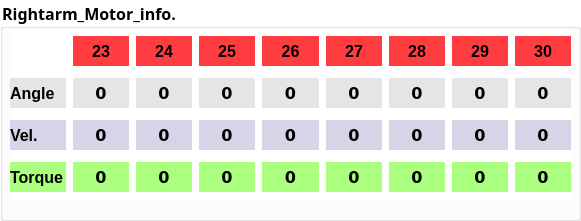
       <widget class="QGroupBox" name="groupBox_8">
        <property name="geometry">
         <rect>
          <x>10</x>
          <y>40</y>
          <width>581</width>
          <height>221</height>
         </rect>
        </property>
        <property name="font">
         <font>
          <family>微軟正黑體</family>
          <pointsize>12</pointsize>
          <weight>75</weight>
          <bold>true</bold>
         </font>
        </property>
        <property name="styleSheet">
         <string notr="true">background-color: rgb(255, 255, 255);</string>
        </property>
        <property name="title">
         <string>Rightarm_Motor_info.</string>
        </property>
        <widget class="QWidget" name="gridLayoutWidget_3">
         <property name="geometry">
          <rect>
           <x>10</x>
           <y>30</y>
           <width>561</width>
           <height>171</height>
          </rect>
         </property>
         <layout class="QGridLayout" name="gridLayout_4">
          <property name="horizontalSpacing">
           <number>7</number>
          </property>
          <item row="2" column="1">
           <widget class="QLabel" name="Rightarm_label_PresentVelocity">
            <property name="maximumSize">
             <size>
              <width>70</width>
              <height>30</height>
             </size>
            </property>
            <property name="font">
             <font>
              <family>Bitstream Vera Sans</family>
              <pointsize>12</pointsize>
              <weight>75</weight>
              <bold>true</bold>
             </font>
            </property>
            <property name="styleSheet">
             <string notr="true">background-color: rgb(214, 212, 231)</string>
            </property>
            <property name="text">
             <string>0</string>
            </property>
            <property name="alignment">
             <set>Qt::AlignCenter</set>
            </property>
           </widget>
          </item>
          <item row="2" column="0">
           <widget class="QLabel" name="RightArm_label_title_presentvelocity">
            <property name="maximumSize">
             <size>
              <width>80</width>
              <height>16777215</height>
             </size>
            </property>
            <property name="font">
             <font>
              <pointsize>12</pointsize>
              <weight>75</weight>
              <bold>true</bold>
             </font>
            </property>
            <property name="styleSheet">
             <string notr="true">background-color: rgb(214, 212, 231)</string>
            </property>
            <property name="text">
             <string>Vel.</string>
            </property>
           </widget>
          </item>
          <item row="3" column="0">
           <widget class="QLabel" name="RightArm_label_title_presenttorque">
            <property name="maximumSize">
             <size>
              <width>80</width>
              <height>16777215</height>
             </size>
            </property>
            <property name="font">
             <font>
              <pointsize>12</pointsize>
              <weight>75</weight>
              <bold>true</bold>
             </font>
            </property>
            <property name="styleSheet">
             <string notr="true">background-color: rgb(170, 255, 127);</string>
            </property>
            <property name="text">
             <string>Torque</string>
            </property>
           </widget>
          </item>
          <item row="1" column="0">
           <widget class="QLabel" name="RightArm_label_title_presentangle">
            <property name="maximumSize">
             <size>
              <width>80</width>
              <height>16777215</height>
             </size>
            </property>
            <property name="font">
             <font>
              <pointsize>12</pointsize>
              <weight>75</weight>
              <bold>true</bold>
             </font>
            </property>
            <property name="styleSheet">
             <string notr="true">background-color: rgb(229, 229, 229)</string>
            </property>
            <property name="text">
             <string>Angle</string>
            </property>
           </widget>
          </item>
          <item row="0" column="4">
           <widget class="QLabel" name="Rightarm_label_ID_4">
            <property name="maximumSize">
             <size>
              <width>70</width>
              <height>30</height>
             </size>
            </property>
            <property name="font">
             <font>
              <pointsize>12</pointsize>
              <weight>75</weight>
              <italic>false</italic>
              <bold>true</bold>
             </font>
            </property>
            <property name="styleSheet">
             <string notr="true">background-color :rgb(255, 60, 63)</string>
            </property>
            <property name="text">
             <string>26</string>
            </property>
            <property name="alignment">
             <set>Qt::AlignCenter</set>
            </property>
           </widget>
          </item>
          <item row="0" column="2">
           <widget class="QLabel" name="Rightarm_label_ID_2">
            <property name="maximumSize">
             <size>
              <width>70</width>
              <height>30</height>
             </size>
            </property>
            <property name="font">
             <font>
              <pointsize>12</pointsize>
              <weight>75</weight>
              <italic>false</italic>
              <bold>true</bold>
             </font>
            </property>
            <property name="styleSheet">
             <string notr="true">background-color :rgb(255, 60, 63)</string>
            </property>
            <property name="text">
             <string>24</string>
            </property>
            <property name="alignment">
             <set>Qt::AlignCenter</set>
            </property>
           </widget>
          </item>
          <item row="0" column="3">
           <widget class="QLabel" name="Rightarm_label_ID_3">
            <property name="maximumSize">
             <size>
              <width>70</width>
              <height>30</height>
             </size>
            </property>
            <property name="font">
             <font>
              <pointsize>12</pointsize>
              <weight>75</weight>
              <italic>false</italic>
              <bold>true</bold>
             </font>
            </property>
            <property name="styleSheet">
             <string notr="true">background-color :rgb(255, 60, 63)</string>
            </property>
            <property name="text">
             <string>25</string>
            </property>
            <property name="alignment">
             <set>Qt::AlignCenter</set>
            </property>
           </widget>
          </item>
          <item row="0" column="5">
           <widget class="QLabel" name="Rightarm_label_ID_5">
            <property name="maximumSize">
             <size>
              <width>70</width>
              <height>30</height>
             </size>
            </property>
            <property name="font">
             <font>
              <pointsize>12</pointsize>
              <weight>75</weight>
              <italic>false</italic>
              <bold>true</bold>
             </font>
            </property>
            <property name="styleSheet">
             <string notr="true">background-color :rgb(255, 60, 63)</string>
            </property>
            <property name="text">
             <string>27</string>
            </property>
            <property name="alignment">
             <set>Qt::AlignCenter</set>
            </property>
           </widget>
          </item>
          <item row="0" column="1">
           <widget class="QLabel" name="Rightarm_label_ID">
            <property name="maximumSize">
             <size>
              <width>70</width>
              <height>30</height>
             </size>
            </property>
            <property name="font">
             <font>
              <pointsize>12</pointsize>
              <weight>75</weight>
              <italic>false</italic>
              <bold>true</bold>
             </font>
            </property>
            <property name="styleSheet">
             <string notr="true">background-color :rgb(255, 60, 63)</string>
            </property>
            <property name="text">
             <string>23</string>
            </property>
            <property name="alignment">
             <set>Qt::AlignCenter</set>
            </property>
           </widget>
          </item>
          <item row="0" column="6">
           <widget class="QLabel" name="Rightarm_label_ID_6">
            <property name="maximumSize">
             <size>
              <width>70</width>
              <height>30</height>
             </size>
            </property>
            <property name="font">
             <font>
              <pointsize>12</pointsize>
              <weight>75</weight>
              <italic>false</italic>
              <bold>true</bold>
             </font>
            </property>
            <property name="styleSheet">
             <string notr="true">background-color :rgb(255, 60, 63)</string>
            </property>
            <property name="text">
             <string>28</string>
            </property>
            <property name="alignment">
             <set>Qt::AlignCenter</set>
            </property>
           </widget>
          </item>
          <item row="0" column="7">
           <widget class="QLabel" name="Rightarm_label_ID_7">
            <property name="maximumSize">
             <size>
              <width>70</width>
              <height>30</height>
             </size>
            </property>
            <property name="font">
             <font>
              <pointsize>12</pointsize>
              <weight>75</weight>
              <italic>false</italic>
              <bold>true</bold>
             </font>
            </property>
            <property name="styleSheet">
             <string notr="true">background-color :rgb(255, 60, 63)</string>
            </property>
            <property name="text">
             <string>29</string>
            </property>
            <property name="alignment">
             <set>Qt::AlignCenter</set>
            </property>
           </widget>
          </item>
          <item row="0" column="8">
           <widget class="QLabel" name="Rightarm_label_ID_8">
            <property name="maximumSize">
             <size>
              <width>70</width>
              <height>30</height>
             </size>
            </property>
            <property name="font">
             <font>
              <pointsize>12</pointsize>
              <weight>75</weight>
              <italic>false</italic>
              <bold>true</bold>
             </font>
            </property>
            <property name="styleSheet">
             <string notr="true">background-color :rgb(255, 60, 63)</string>
            </property>
            <property name="text">
             <string>30</string>
            </property>
            <property name="alignment">
             <set>Qt::AlignCenter</set>
            </property>
           </widget>
          </item>
          <item row="1" column="1">
           <widget class="QLabel" name="Rightarm_label_PresentAngle">
            <property name="maximumSize">
             <size>
              <width>70</width>
              <height>30</height>
             </size>
            </property>
            <property name="font">
             <font>
              <family>Bitstream Vera Sans</family>
              <pointsize>12</pointsize>
              <weight>75</weight>
              <italic>false</italic>
              <bold>true</bold>
             </font>
            </property>
            <property name="styleSheet">
             <string notr="true">background-color: rgb(229, 229, 229)</string>
            </property>
            <property name="text">
             <string>0</string>
            </property>
            <property name="alignment">
             <set>Qt::AlignCenter</set>
            </property>
           </widget>
          </item>
          <item row="3" column="1">
           <widget class="QLabel" name="Rightarm_label_PresentTorque">
            <property name="maximumSize">
             <size>
              <width>70</width>
              <height>30</height>
             </size>
            </property>
            <property name="font">
             <font>
              <family>Bitstream Vera Sans</family>
              <pointsize>12</pointsize>
              <weight>75</weight>
              <bold>true</bold>
             </font>
            </property>
            <property name="styleSheet">
             <string notr="true">background-color: rgb(170, 255, 127);</string>
            </property>
            <property name="text">
             <string>0</string>
            </property>
            <property name="alignment">
             <set>Qt::AlignCenter</set>
            </property>
           </widget>
          </item>
          <item row="1" column="2">
           <widget class="QLabel" name="Rightarm_label_PresentAngle_2">
            <property name="maximumSize">
             <size>
              <width>70</width>
              <height>30</height>
             </size>
            </property>
            <property name="font">
             <font>
              <family>Bitstream Vera Sans</family>
              <pointsize>12</pointsize>
              <weight>75</weight>
              <italic>false</italic>
              <bold>true</bold>
             </font>
            </property>
            <property name="styleSheet">
             <string notr="true">background-color: rgb(229, 229, 229)</string>
            </property>
            <property name="text">
             <string>0</string>
            </property>
            <property name="alignment">
             <set>Qt::AlignCenter</set>
            </property>
           </widget>
          </item>
          <item row="1" column="3">
           <widget class="QLabel" name="Rightarm_label_PresentAngle_3">
            <property name="maximumSize">
             <size>
              <width>70</width>
              <height>30</height>
             </size>
            </property>
            <property name="font">
             <font>
              <family>Bitstream Vera Sans</family>
              <pointsize>12</pointsize>
              <weight>75</weight>
              <italic>false</italic>
              <bold>true</bold>
             </font>
            </property>
            <property name="styleSheet">
             <string notr="true">background-color: rgb(229, 229, 229)</string>
            </property>
            <property name="text">
             <string>0</string>
            </property>
            <property name="alignment">
             <set>Qt::AlignCenter</set>
            </property>
           </widget>
          </item>
          <item row="1" column="4">
           <widget class="QLabel" name="Rightarm_label_PresentAngle_4">
            <property name="maximumSize">
             <size>
              <width>70</width>
              <height>30</height>
             </size>
            </property>
            <property name="font">
             <font>
              <family>Bitstream Vera Sans</family>
              <pointsize>12</pointsize>
              <weight>75</weight>
              <italic>false</italic>
              <bold>true</bold>
             </font>
            </property>
            <property name="styleSheet">
             <string notr="true">background-color: rgb(229, 229, 229)</string>
            </property>
            <property name="text">
             <string>0</string>
            </property>
            <property name="alignment">
             <set>Qt::AlignCenter</set>
            </property>
           </widget>
          </item>
          <item row="1" column="5">
           <widget class="QLabel" name="Rightarm_label_PresentAngle_5">
            <property name="maximumSize">
             <size>
              <width>70</width>
              <height>30</height>
             </size>
            </property>
            <property name="font">
             <font>
              <family>Bitstream Vera Sans</family>
              <pointsize>12</pointsize>
              <weight>75</weight>
              <italic>false</italic>
              <bold>true</bold>
             </font>
            </property>
            <property name="styleSheet">
             <string notr="true">background-color: rgb(229, 229, 229)</string>
            </property>
            <property name="text">
             <string>0</string>
            </property>
            <property name="alignment">
             <set>Qt::AlignCenter</set>
            </property>
           </widget>
          </item>
          <item row="1" column="6">
           <widget class="QLabel" name="Rightarm_label_PresentAngle_6">
            <property name="maximumSize">
             <size>
              <width>70</width>
              <height>30</height>
             </size>
            </property>
            <property name="font">
             <font>
              <family>Bitstream Vera Sans</family>
              <pointsize>12</pointsize>
              <weight>75</weight>
              <italic>false</italic>
              <bold>true</bold>
             </font>
            </property>
            <property name="styleSheet">
             <string notr="true">background-color: rgb(229, 229, 229)</string>
            </property>
            <property name="text">
             <string>0</string>
            </property>
            <property name="alignment">
             <set>Qt::AlignCenter</set>
            </property>
           </widget>
          </item>
          <item row="1" column="7">
           <widget class="QLabel" name="Rightarm_label_PresentAngle_7">
            <property name="maximumSize">
             <size>
              <width>70</width>
              <height>30</height>
             </size>
            </property>
            <property name="font">
             <font>
              <family>Bitstream Vera Sans</family>
              <pointsize>12</pointsize>
              <weight>75</weight>
              <italic>false</italic>
              <bold>true</bold>
             </font>
            </property>
            <property name="styleSheet">
             <string notr="true">background-color: rgb(229, 229, 229)</string>
            </property>
            <property name="text">
             <string>0</string>
            </property>
            <property name="alignment">
             <set>Qt::AlignCenter</set>
            </property>
           </widget>
          </item>
          <item row="1" column="8">
           <widget class="QLabel" name="Rightarm_label_PresentAngle_8">
            <property name="maximumSize">
             <size>
              <width>70</width>
              <height>30</height>
             </size>
            </property>
            <property name="font">
             <font>
              <family>Bitstream Vera Sans</family>
              <pointsize>12</pointsize>
              <weight>75</weight>
              <italic>false</italic>
              <bold>true</bold>
             </font>
            </property>
            <property name="styleSheet">
             <string notr="true">background-color: rgb(229, 229, 229)</string>
            </property>
            <property name="text">
             <string>0</string>
            </property>
            <property name="alignment">
             <set>Qt::AlignCenter</set>
            </property>
           </widget>
          </item>
          <item row="2" column="7">
           <widget class="QLabel" name="Rightarm_label_PresentVelocity_7">
            <property name="maximumSize">
             <size>
              <width>70</width>
              <height>30</height>
             </size>
            </property>
            <property name="font">
             <font>
              <family>Bitstream Vera Sans</family>
              <pointsize>12</pointsize>
              <weight>75</weight>
              <bold>true</bold>
             </font>
            </property>
            <property name="styleSheet">
             <string notr="true">background-color: rgb(214, 212, 231)</string>
            </property>
            <property name="text">
             <string>0</string>
            </property>
            <property name="alignment">
             <set>Qt::AlignCenter</set>
            </property>
           </widget>
          </item>
          <item row="2" column="8">
           <widget class="QLabel" name="Rightarm_label_PresentVelocity_8">
            <property name="maximumSize">
             <size>
              <width>70</width>
              <height>30</height>
             </size>
            </property>
            <property name="font">
             <font>
              <family>Bitstream Vera Sans</family>
              <pointsize>12</pointsize>
              <weight>75</weight>
              <bold>true</bold>
             </font>
            </property>
            <property name="styleSheet">
             <string notr="true">background-color: rgb(214, 212, 231)</string>
            </property>
            <property name="text">
             <string>0</string>
            </property>
            <property name="alignment">
             <set>Qt::AlignCenter</set>
            </property>
           </widget>
          </item>
          <item row="2" column="2">
           <widget class="QLabel" name="Rightarm_label_PresentVelocity_2">
            <property name="maximumSize">
             <size>
              <width>70</width>
              <height>30</height>
             </size>
            </property>
            <property name="font">
             <font>
              <family>Bitstream Vera Sans</family>
              <pointsize>12</pointsize>
              <weight>75</weight>
              <bold>true</bold>
             </font>
            </property>
            <property name="styleSheet">
             <string notr="true">background-color: rgb(214, 212, 231)</string>
            </property>
            <property name="text">
             <string>0</string>
            </property>
            <property name="alignment">
             <set>Qt::AlignCenter</set>
            </property>
           </widget>
          </item>
          <item row="2" column="3">
           <widget class="QLabel" name="Rightarm_label_PresentVelocity_3">
            <property name="maximumSize">
             <size>
              <width>70</width>
              <height>30</height>
             </size>
            </property>
            <property name="font">
             <font>
              <family>Bitstream Vera Sans</family>
              <pointsize>12</pointsize>
              <weight>75</weight>
              <bold>true</bold>
             </font>
            </property>
            <property name="styleSheet">
             <string notr="true">background-color: rgb(214, 212, 231)</string>
            </property>
            <property name="text">
             <string>0</string>
            </property>
            <property name="alignment">
             <set>Qt::AlignCenter</set>
            </property>
           </widget>
          </item>
          <item row="2" column="4">
           <widget class="QLabel" name="Rightarm_label_PresentVelocity_4">
            <property name="maximumSize">
             <size>
              <width>70</width>
              <height>30</height>
             </size>
            </property>
            <property name="font">
             <font>
              <family>Bitstream Vera Sans</family>
              <pointsize>12</pointsize>
              <weight>75</weight>
              <bold>true</bold>
             </font>
            </property>
            <property name="styleSheet">
             <string notr="true">background-color: rgb(214, 212, 231)</string>
            </property>
            <property name="text">
             <string>0</string>
            </property>
            <property name="alignment">
             <set>Qt::AlignCenter</set>
            </property>
           </widget>
          </item>
          <item row="2" column="5">
           <widget class="QLabel" name="Rightarm_label_PresentVelocity_5">
            <property name="maximumSize">
             <size>
              <width>70</width>
              <height>30</height>
             </size>
            </property>
            <property name="font">
             <font>
              <family>Bitstream Vera Sans</family>
              <pointsize>12</pointsize>
              <weight>75</weight>
              <bold>true</bold>
             </font>
            </property>
            <property name="styleSheet">
             <string notr="true">background-color: rgb(214, 212, 231)</string>
            </property>
            <property name="text">
             <string>0</string>
            </property>
            <property name="alignment">
             <set>Qt::AlignCenter</set>
            </property>
           </widget>
          </item>
          <item row="2" column="6">
           <widget class="QLabel" name="Rightarm_label_PresentVelocity_6">
            <property name="maximumSize">
             <size>
              <width>70</width>
              <height>30</height>
             </size>
            </property>
            <property name="font">
             <font>
              <family>Bitstream Vera Sans</family>
              <pointsize>12</pointsize>
              <weight>75</weight>
              <bold>true</bold>
             </font>
            </property>
            <property name="styleSheet">
             <string notr="true">background-color: rgb(214, 212, 231)</string>
            </property>
            <property name="text">
             <string>0</string>
            </property>
            <property name="alignment">
             <set>Qt::AlignCenter</set>
            </property>
           </widget>
          </item>
          <item row="3" column="8">
           <widget class="QLabel" name="Rightarm_label_PresentTorque_8">
            <property name="maximumSize">
             <size>
              <width>70</width>
              <height>30</height>
             </size>
            </property>
            <property name="font">
             <font>
              <family>Bitstream Vera Sans</family>
              <pointsize>12</pointsize>
              <weight>75</weight>
              <bold>true</bold>
             </font>
            </property>
            <property name="styleSheet">
             <string notr="true">background-color: rgb(170, 255, 127);</string>
            </property>
            <property name="text">
             <string>0</string>
            </property>
            <property name="alignment">
             <set>Qt::AlignCenter</set>
            </property>
           </widget>
          </item>
          <item row="3" column="7">
           <widget class="QLabel" name="Rightarm_label_PresentTorque_7">
            <property name="maximumSize">
             <size>
              <width>70</width>
              <height>30</height>
             </size>
            </property>
            <property name="font">
             <font>
              <family>Bitstream Vera Sans</family>
              <pointsize>12</pointsize>
              <weight>75</weight>
              <bold>true</bold>
             </font>
            </property>
            <property name="styleSheet">
             <string notr="true">background-color: rgb(170, 255, 127);</string>
            </property>
            <property name="text">
             <string>0</string>
            </property>
            <property name="alignment">
             <set>Qt::AlignCenter</set>
            </property>
           </widget>
          </item>
          <item row="3" column="6">
           <widget class="QLabel" name="Rightarm_label_PresentTorque_6">
            <property name="maximumSize">
             <size>
              <width>70</width>
              <height>30</height>
             </size>
            </property>
            <property name="font">
             <font>
              <family>Bitstream Vera Sans</family>
              <pointsize>12</pointsize>
              <weight>75</weight>
              <bold>true</bold>
             </font>
            </property>
            <property name="styleSheet">
             <string notr="true">background-color: rgb(170, 255, 127);</string>
            </property>
            <property name="text">
             <string>0</string>
            </property>
            <property name="alignment">
             <set>Qt::AlignCenter</set>
            </property>
           </widget>
          </item>
          <item row="3" column="5">
           <widget class="QLabel" name="Rightarm_label_PresentTorque_5">
            <property name="maximumSize">
             <size>
              <width>70</width>
              <height>30</height>
             </size>
            </property>
            <property name="font">
             <font>
              <family>Bitstream Vera Sans</family>
              <pointsize>12</pointsize>
              <weight>75</weight>
              <bold>true</bold>
             </font>
            </property>
            <property name="styleSheet">
             <string notr="true">background-color: rgb(170, 255, 127);</string>
            </property>
            <property name="text">
             <string>0</string>
            </property>
            <property name="alignment">
             <set>Qt::AlignCenter</set>
            </property>
           </widget>
          </item>
          <item row="3" column="4">
           <widget class="QLabel" name="Rightarm_label_PresentTorque_4">
            <property name="maximumSize">
             <size>
              <width>70</width>
              <height>30</height>
             </size>
            </property>
            <property name="font">
             <font>
              <family>Bitstream Vera Sans</family>
              <pointsize>12</pointsize>
              <weight>75</weight>
              <bold>true</bold>
             </font>
            </property>
            <property name="styleSheet">
             <string notr="true">background-color: rgb(170, 255, 127);</string>
            </property>
            <property name="text">
             <string>0</string>
            </property>
            <property name="alignment">
             <set>Qt::AlignCenter</set>
            </property>
           </widget>
          </item>
          <item row="3" column="3">
           <widget class="QLabel" name="Rightarm_label_PresentTorque_3">
            <property name="maximumSize">
             <size>
              <width>70</width>
              <height>30</height>
             </size>
            </property>
            <property name="font">
             <font>
              <family>Bitstream Vera Sans</family>
              <pointsize>12</pointsize>
              <weight>75</weight>
              <bold>true</bold>
             </font>
            </property>
            <property name="styleSheet">
             <string notr="true">background-color: rgb(170, 255, 127);</string>
            </property>
            <property name="text">
             <string>0</string>
            </property>
            <property name="alignment">
             <set>Qt::AlignCenter</set>
            </property>
           </widget>
          </item>
          <item row="3" column="2">
           <widget class="QLabel" name="Rightarm_label_PresentTorque_2">
            <property name="maximumSize">
             <size>
              <width>70</width>
              <height>30</height>
             </size>
            </property>
            <property name="font">
             <font>
              <family>Bitstream Vera Sans</family>
              <pointsize>12</pointsize>
              <weight>75</weight>
              <bold>true</bold>
             </font>
            </property>
            <property name="styleSheet">
             <string notr="true">background-color: rgb(170, 255, 127);</string>
            </property>
            <property name="text">
             <string>0</string>
            </property>
            <property name="alignment">
             <set>Qt::AlignCenter</set>
            </property>
           </widget>
          </item>
         </layout>
        </widget>
       </widget>
